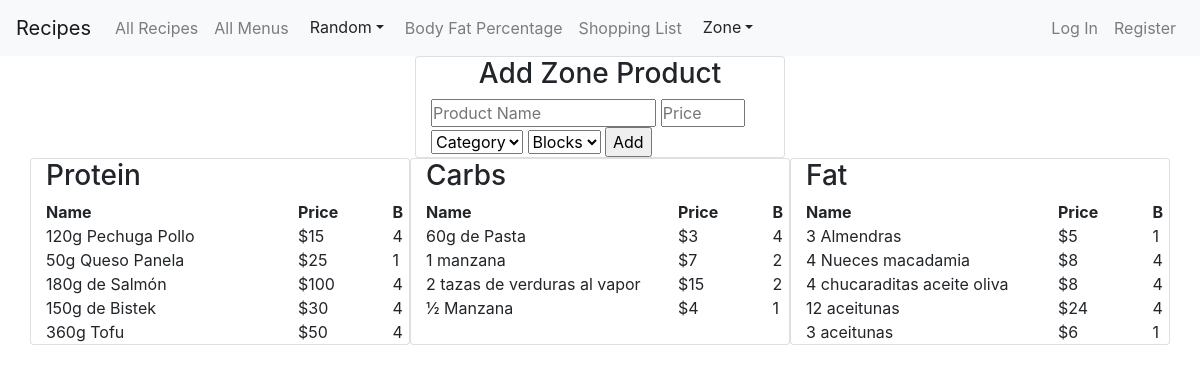
Before: /zone_add_product with the older database file.
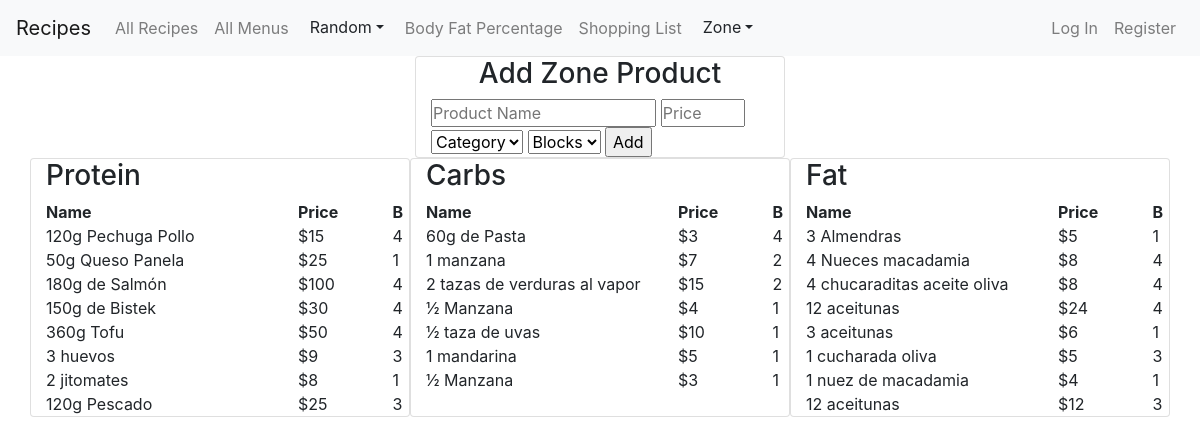
After: the same page with the newer database file.
### app/models.py (models this page shows, shortened)
class ZoneProduct(models.Model):
    name = models.CharField(max_length=30)
    price = models.IntegerField()
    category = models.CharField(max_length=20)
    blocks = models.IntegerField()

### app/views.py (the view, shortened to what this page needs)
# urls.py: path("zone_add_product", views.zone_add_product, name="zone_add_product"),
def zone_add_product(request):
    if request.method == 'GET':
        products = ZoneProduct.objects.all()
        return render(request, 'app/zone_add_product.html', {
            'products': products
        })

### app/templates/app/zone_add_product.html (shortened to what this page needs)
{% extends 'app/layout.html' %}
{% block body %}
  <div class="container">
  <div class="card col-lg-4 col-sm-8 mx-auto">
    <h3 class='text-center'>Add Zone Product</h3>
    <form action="zone_add_product" method='post'>
      <input class="col-8 p-0" type='text'   name="name" placeholder="Product Name" autofocus required>
      <input class="col-3 p-0" type="number" name="price" placeholder="Price" required>
      <select name="category" required>
        <option selected disabled>Category</option>
      </select>
      <select name="blocks" required>
        <option selected disabled>Blocks</option>
      </select>
      <input type="submit" value="Add">
    </form>
  </div>
  <div class="row">
    <div class="card col-lg-4 col-sm-10 mx-auto">
      <h3>Protein</h3>
      <div class="row">
        <div class="col-8"><b>Name</b></div>
        <div class="col-3"><b>Price</b></div>
        <div class="col-1"><b>B</b></div>
      </div>
      {% for product in products %}
        {% if product.category == 'Protein' %}
          <div class="row">
            <div class="col-8">
              {{product.name}}
            </div>
            <div class="col-3">
              ${{product.price}}
            </div>
            <div class="col-1">
              {{product.blocks}}
            </div>
          </div>
        {% endif %}
      {% endfor %}
    </div>
    <div class="card col-lg-4 col-sm-10 mx-auto">
      <h3>Carbs</h3>
      <div class="row">
        <div class="col-8"><b>Name</b></div>
        <div class="col-3"><b>Price</b></div>
        <div class="col-1"><b>B</b></div>
      </div>
      {% for product in products %}
        {% if product.category == 'Carbs' %}
          <div class="row">
            <div class="col-8">
              {{product.name}}
            </div>
            <div class="col-3">
              ${{product.price}}
            </div>
            <div class="col-1">
              {{product.blocks}}
            </div>
          </div>
        {% endif %}
      {% endfor %}
    </div>
    <div class="card col-lg-4 col-sm-10 mx-auto">
      <h3>Fat</h3>
      <div class="row">
        <div class="col-8"><b>Name</b></div>
        <div class="col-3"><b>Price</b></div>
        <div class="col-1"><b>B</b></div>
      </div>
      {% for product in products %}
        {% if product.category == 'Fat' %}
          <div class="row">
            <div class="col-8">
              {{product.name}}
            </div>
            <div class="col-3">
              ${{product.price}}
            </div>
            <div class="col-1">
              {{product.blocks}}
            </div>
          </div>
        {% endif %}
      {% endfor %}
    </div>
  </div>
</div>
{% endblock %}

Changed rows visible on the page:
added ZoneProduct: name "3 huevos", price "9", blocks "3", shown under "Protein"
added ZoneProduct: name "2 jitomates", price "8", blocks "1", shown under "Protein"
added ZoneProduct: name "120g Pescado", price "25", blocks "3", shown under "Protein"
added ZoneProduct: name "½ taza de uvas", price "10", blocks "1", shown under "Carbs"
added ZoneProduct: name "1 mandarina", price "5", blocks "1", shown under "Carbs"
added ZoneProduct: name "½ Manzana", price "3", blocks "1", shown under "Carbs"
added ZoneProduct: name "1 cucharada oliva", price "5", blocks "3", shown under "Fat"
added ZoneProduct: name "1 nuez de macadamia", price "4", blocks "1", shown under "Fat"
added ZoneProduct: name "12 aceitunas", price "12", blocks "3", shown under "Fat"
